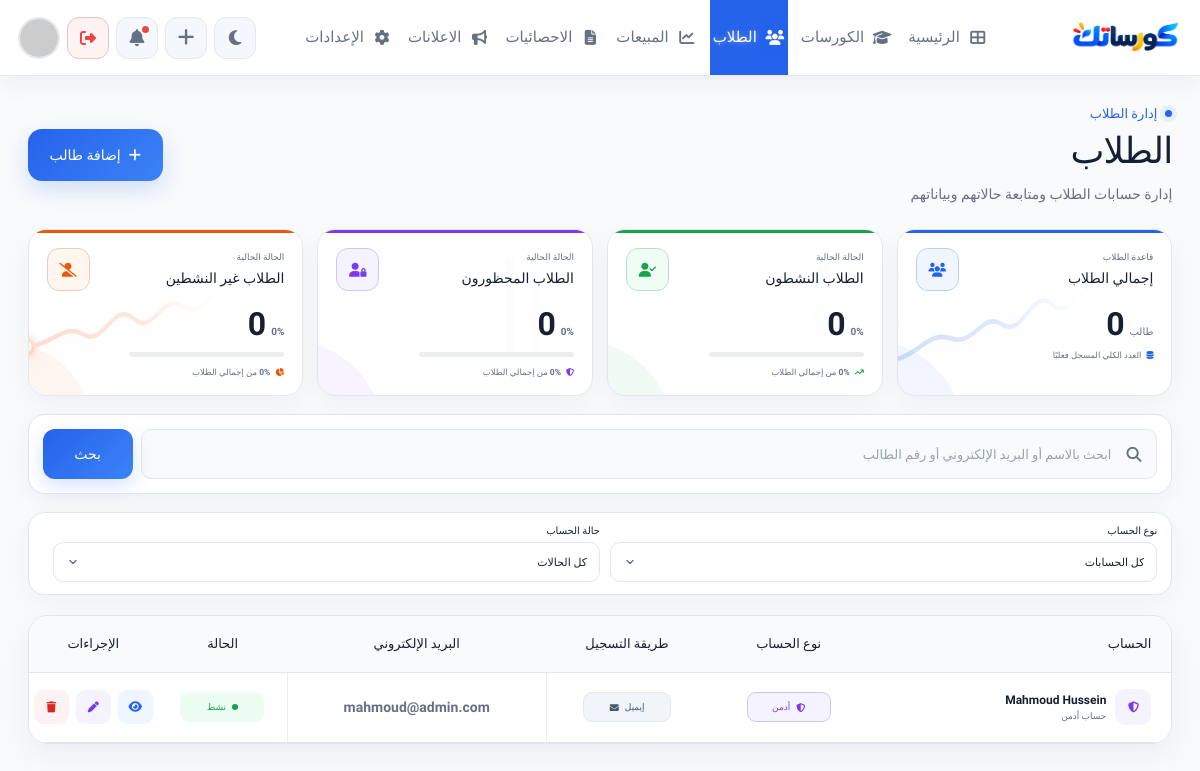
The page /admin/students/students.php (signed in) on the database its author committed.
### tables this page shows
CREATE TABLE `users` (
    `id` INT UNSIGNED NOT NULL AUTO_INCREMENT,
    `name` VARCHAR(255) NOT NULL,
    `email` VARCHAR(255) NOT NULL,
    `auth_provider` ENUM('email','google') NOT NULL DEFAULT 'email',
    `password` VARCHAR(255) NOT NULL,
    `phone` VARCHAR(20) DEFAULT NULL,
    `role` TINYINT UNSIGNED NOT NULL DEFAULT 0,
    `status` TINYINT UNSIGNED NOT NULL DEFAULT 0,
    `created_at` TIMESTAMP NOT NULL DEFAULT CURRENT_TIMESTAMP,
    `updated_at` TIMESTAMP NOT NULL DEFAULT CURRENT_TIMESTAMP
        ON UPDATE CURRENT_TIMESTAMP,
    `email_verified` TINYINT(1) NOT NULL DEFAULT 0,
    `verification_code` VARCHAR(6) DEFAULT NULL,
    `verification_expires` DATETIME DEFAULT NULL,
    `reset_code` VARCHAR(6) DEFAULT NULL,
    `reset_expires` DATETIME DEFAULT NULL,
    `google_id` VARCHAR(255) DEFAULT NULL,
    `avatar` VARCHAR(500) DEFAULT NULL,

    PRIMARY KEY (`id`),
    UNIQUE KEY `uq_users_email` (`email`),
    UNIQUE KEY `uq_users_phone` (`phone`),
    UNIQUE KEY `uq_users_google_id` (`google_id`),
    KEY `idx_users_role` (`role`),
    KEY `idx_users_status` (`status`),
    KEY `idx_users_auth_provider` (`auth_provider`),
    KEY `idx_users_created_at` (`created_at`)
);

### admin/students/students.php (the view, shortened to what the rows shown need)
<?php
require_once __DIR__ . '/../session.php';
$params = [];
$sql = 'SELECT * FROM users';
$sql .= ' ORDER BY id DESC';
$stmt = $conn->prepare($sql);
$stmt->execute($params);
$students = $stmt->fetchAll(PDO::FETCH_ASSOC);
?>
<!DOCTYPE html>
<html lang="ar" dir="rtl">
<head>
    <link rel="stylesheet" href="https://cdnjs.cloudflare.com/ajax/libs/font-awesome/6.7.2/css/all.min.css">
    <link rel="stylesheet" href="../assets/css/header.css">
    <link rel="stylesheet" href="../assets/css/students.css">
    <link rel="stylesheet" href="../assets/css/disable_mobile.css">
    <link rel="stylesheet" href="../assets/css/dark-mode.css">
</head>
<body>
    <main class="students-page">
        <header class="page-header">
            <div class="heading">
                <h1>
                    الطلاب
                </h1>
            </div>
        </header>
        <section class="stats" aria-label="إحصائيات الطلاب">
            <article class="stat-card stat-total">
                <div class="stat-card-content">
                    <div class="stat-card-top">
                        <div class="stat-card-title">
                            <h2>إجمالي الطلاب</h2>
                        </div>
                    </div>
                </div>
            </article>
            <article class="stat-card stat-active">
                <div class="stat-card-content">
                    <div class="stat-card-top">
                        <div class="stat-card-title">
                            <h2>الطلاب النشطون</h2>
                        </div>
                    </div>
                </div>
            </article>
            <article class="stat-card stat-suspended">
                <div class="stat-card-content">
                    <div class="stat-card-top">
                        <div class="stat-card-title">
                            <h2>الطلاب المحظورون</h2>
                        </div>
                    </div>
                </div>
            </article>
            <article class="stat-card stat-inactive">
                <div class="stat-card-content">
                    <div class="stat-card-top">
                        <div class="stat-card-title">
                            <h2>الطلاب غير النشطين</h2>
                        </div>
                    </div>
                </div>
            </article>
        </section>
        <section class="students-box">
            <div class="table-scroll">
                <table>
                    <colgroup>
                    </colgroup>
                    <thead>
                        <tr>
                            <th>الحساب</th>
                            <th>نوع الحساب</th>
                            <th>طريقة التسجيل</th>
                            <th>البريد الإلكتروني</th>
                            <th>الحالة</th>
                            <th>الإجراءات</th>
                        </tr>
                    </thead>
                    <tbody>
                        <?php if ($students): ?>
                            <?php foreach ($students as $student): ?>
                                <?php
                                $safeStudent = $student;
                                foreach (
                                    [
                                        'password',
                                        'password_hash',
                                        'token',
                                        'access_token',
                                        'refresh_token',
                                        'remember_token',
                                        'otp',
                                        'otp_code',
                                        'verification_code',
                                        'reset_token',
                                        'reset_token_hash',
                                        'verification_token',
                                        'secret'
                                    ] as $privateKey
                                ) {
                                    unset($safeStudent[$privateKey]);
                                }
                                $provider = strtolower(trim((string)($student['auth_provider'] ?? $student['registration_method'] ?? 'email')));
                                $isGoogle = in_array($provider, ['google', 'google_oauth', 'google-oauth'], true);
                                $safeStudent['courses'] = 0;
                                $safeStudent['auth_provider'] = $isGoogle ? 'google' : 'email';
                                $detailsJson = htmlspecialchars(
                                    json_encode($safeStudent, JSON_UNESCAPED_UNICODE | JSON_UNESCAPED_SLASHES),
                                    ENT_QUOTES,
                                    'UTF-8'
                                );
                                $isAdmin = (int)$student['role'] === 1;
                                ?>
                                <tr>
                                    <td>
                                        <div class="student">
                                            <div class="avatar <?= $isAdmin ? 'avatar-admin' : 'avatar-student' ?>">
                                                <i class="<?= $isAdmin ? 'fas fa-shield-halved' : 'fas fa-user' ?>"></i>
                                            </div>
                                            <div>
                                                <strong><?= htmlspecialchars($student['name'], ENT_QUOTES, 'UTF-8') ?></strong>
                                                <small><?= $isAdmin ? 'حساب أدمن' : 'حساب طالب' ?></small>
                                            </div>
                                        </div>
                                    </td>
                                    <td>
                                        <span class="account-type <?= $isAdmin ? 'admin' : 'student' ?>">
                                            <i class="<?= $isAdmin ? 'fas fa-shield-halved' : 'fas fa-graduation-cap' ?>"></i>
                                            <?= $isAdmin ? 'أدمن' : 'طالب' ?>
                                        </span>
                                    </td>
                                    <td>
                                        <span class="registration-method <?= $isGoogle ? 'google' : 'email' ?>">
                                            <i class="<?= $isGoogle ? 'fab fa-google' : 'fas fa-envelope' ?>"></i>
                                            <?= $isGoogle ? 'Google' : 'إيميل' ?>
                                        </span>
                                    </td>
                                    <td>
                                        <a href="mailto:<?= htmlspecialchars($student['email'], ENT_QUOTES, 'UTF-8') ?>" class="email">
                                            <?= htmlspecialchars($student['email'], ENT_QUOTES, 'UTF-8') ?>
                                        </a>
                                    </td>
                                    <td>
                                        <?php if ((int)$student['status'] === 1): ?>
                                            <span class="status active"><span></span>نشط</span>
                                        <?php elseif ((int)$student['status'] === 2): ?>
                                            <span class="status suspended"><span></span>محظور</span>
                                        <?php else: ?>
                                            <span class="status inactive"><span></span>غير نشط</span>
                                        <?php endif; ?>
                                    </td>
                                    <td>
                                        <div class="actions">
                                            <button type="button" class="view-account" data-account="<?= $detailsJson ?>" title="عرض كل البيانات" aria-label="عرض كل البيانات">
                                                <i class="fas fa-eye"></i>
                                            </button>
                                            <a href="edit_student.php?id=<?= (int)$student['id'] ?>" class="edit" title="تعديل" aria-label="تعديل">
                                                <i class="fas fa-pen"></i>
                                            </a>
                                            <a href="delete_student.php?id=<?= (int)$student['id'] ?>" class="delete" title="حذف" aria-label="حذف" onclick="return confirm('هل تريد حذف هذا الحساب؟')">
                                                <i class="fas fa-trash"></i>
                                            </a>
                                        </div>
                                    </td>
                                </tr>
                            <?php endforeach; ?>
                        <?php endif; ?>
                    </tbody>
                </table>
            </div>
        </section>
    </main>
</body>
</html>

### rows shown on the page
users: role 1 (drawn), name "Mahmoud Hussein", auth_provider "إيميل", email "mahmoud@admin.com", status 1 (drawn)

### other values the page prints
$totalStudents "0"
$activeStudents "0"
$activePercent "0"
$subscribedStudents "0"
$suspendedPercent "0"
$inactiveStudents "0"
$inactivePercent "0"
